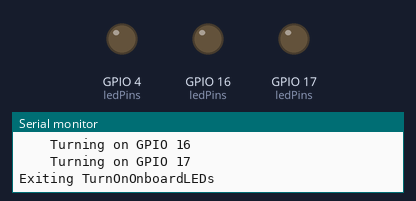
Bench run of a sketch on a simulated ESP32. On the bench: output pins drawn as LEDs (lit = HIGH), the last lines printed to the serial monitor.

Above: at 2.17 s.
At 3.1 s:
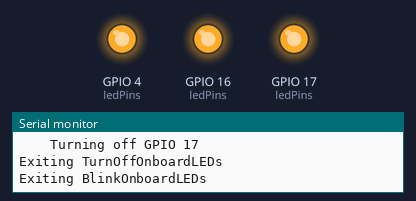
Timing chart, 0 to 5.0 s (numbered marks = the images above):
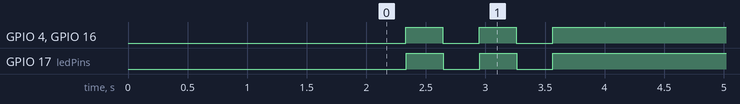

Measured:
- by itself, GPIO 4 (ledPins), GPIO 16 (ledPins), GPIO 17 (ledPins): alternates HIGH for 0.31 s and LOW for 0.31 s, 5 changes in all, then stays HIGH

The sketch:

cyd01.ino
```cpp
#include "logging.h"
#include "leds.h"
#include "code.h"

void setup()
{
    InitializeSerialCommunication("SKETCH CYD01");
    InitializeOnboardLEDs();
    exitfunction("setup");
}

void loop()
{
    // Seriously DO NOT ENABLE THESE or you will just
    // get a constantly scrolling Serial Monitor
    // window printing the entering/exiting
    // statements
    //
    // enterfunction("loop");

    // Blink so we have a visual clue that the
    // sketch ran in case the display isn't
    // used or isn't working.
    if (blinkflag)
    {
        BlinkOnboardLEDs();
        blinkctr++;

        if (blinkctr >= 3)
        {
            blinkflag = false;
        }

        delay(300);
    }

    // See warning above enterfunction()
    // exitfunction("loop");
}
```

code.h
```cpp
void InitializeSerialCommunication(const char* title)
{
    Serial.begin(115200);

    // Wait for the serial port to connect so the Serial Monitor printouts work consistently
    // This may not be necessary on Windows or Linux but with my Macbook Air M3 (2024) it is.
    delay(2000);

    logit("");  // insert a newline after the random garbage that gets printed on connection/powerup

    logheader(title);
    loglevel++;  // would normally be part of the call to enterfunction for InitializeSerialCommunication()

    logit("####### Done initializing serial communication. ################################");
    exitfunction("InitializeSerialCommunication");
}
```

leds.h
```cpp
// This is strictly the LEDs built into the CYD board,
// useful for making sure sketches are running, that
// the board works, etc.

int blinkctr = 0;
int ledPins[] = { 4, 16, 17 };

bool blinkflag = true;

void InitializeOnboardLEDs(void)
{
    enterfunction("InitializeOnboardLEDs");

    // set up onboard LED pins so we can get visual feedback that at least that much is working
    for (int p : ledPins)
    {
        pinMode(p, OUTPUT);
    }

    exitfunction("InitializeOnboardLEDs");
}

void TurnOnOnboardLEDs(void)
{
    enterfunction("TurnOnOnboardLEDs");

    for (int p : ledPins)
    {
        logit("Turning on GPIO %d", p);
        digitalWrite(p, LOW);
    }

    exitfunction("TurnOnOnboardLEDs");
}

void TurnOffOnboardLEDs(void)
{
    enterfunction("TurnOffOnboardLEDs");

    for (int p : ledPins)
    {
        logit("Turning off GPIO %d", p);
        digitalWrite(p, HIGH);
    }

    exitfunction("TurnOffOnboardLEDs");
}

void BlinkOnboardLEDs(void)
{
    enterfunction("BlinkOnboardLEDs");

    TurnOnOnboardLEDs();
    delay(300);
    TurnOffOnboardLEDs();

    exitfunction("BlinkOnboardLEDs");
}
```

logging.h
```cpp
// Define DEBUG true to enable debug output,
// or comment it out/set to false to disable it and save memory/processing time.
#if !defined(DEBUGMODE)
#define DEBUGMODE true
#endif

int loglevel = 0;

#if DEBUGMODE

void logheader(const char* title)
{
    int i = strlen(title);
    i += 12;  // some padding on each side

    for (int x = 0; x < i - 1; x++)
    {
        Serial.print("=");
    }
    Serial.println("=");

    Serial.print("      ");  // padding left
    Serial.print(title);
    Serial.println("      ");  // padding right

    for (int x = 0; x < i - 1; x++)
    {
        Serial.print("=");
    }
    Serial.println("=");
}

void printindent(void)
{
    for (int ctr = 1; ctr <= loglevel; ctr++)
    {
        Serial.print("    ");
    }
}

void incrementindent()
{
    loglevel++;
}

void decrementindent()
{
    loglevel--;
}

// == == == == == == ==== == == == == == ==
// from https:  //arduino.stackexchange.com/questions/56517/formatting-strings-in-arduino-for-output
// by Jan Turoň - https:  //arduino.stackexchange.com/users/28317/jan-turo%c5%88
// I renamed it to logit() and added printindent();
#include <stdarg.h>
//void Serialprintln(const char* input...)
void logit(const char* input...)
{
    printindent();

    va_list args;
    va_start(args, input);
    for (const char* i = input; *i != 0; ++i)
    {
        if (*i != '%')
        {
            Serial.print(*i);
            continue;
        }
        switch (*(++i))
        {
            case '%': Serial.print('%'); break;
            case 's': Serial.print(va_arg(args, char*)); break;
            case 'd': Serial.print(va_arg(args, int), DEC); break;
            case 'b': Serial.print(va_arg(args, int), BIN); break;
            case 'o': Serial.print(va_arg(args, int), OCT); break;
            case 'x': Serial.print(va_arg(args, int), HEX); break;
            case 'f': Serial.print(va_arg(args, double), 2); break;
        }
    }
    Serial.println();
    va_end(args);
}
void logitnonewline(const char* input...)
{
    printindent();

    va_list args;
    va_start(args, input);
    for (const char* i = input; *i != 0; ++i)
    {
        if (*i != '%')
        {
            Serial.print(*i);
            continue;
        }
        switch (*(++i))
        {
            case '%': Serial.print('%'); break;
            case 's': Serial.print(va_arg(args, char*)); break;
            case 'd': Serial.print(va_arg(args, int), DEC); break;
            case 'b': Serial.print(va_arg(args, int), BIN); break;
            case 'o': Serial.print(va_arg(args, int), OCT); break;
            case 'x': Serial.print(va_arg(args, int), HEX); break;
            case 'f': Serial.print(va_arg(args, double), 2); break;
        }
    }
    // Serial.println();
    va_end(args);
}
void logitnoindent(const char* input...)
{
    va_list args;
    va_start(args, input);
    for (const char* i = input; *i != 0; ++i)
    {
        if (*i != '%')
        {
            Serial.print(*i);
            continue;
        }
        switch (*(++i))
        {
            case '%': Serial.print('%'); break;
            case 's': Serial.print(va_arg(args, char*)); break;
            case 'd': Serial.print(va_arg(args, int), DEC); break;
            case 'b': Serial.print(va_arg(args, int), BIN); break;
            case 'o': Serial.print(va_arg(args, int), OCT); break;
            case 'x': Serial.print(va_arg(args, int), HEX); break;
            case 'f': Serial.print(va_arg(args, double), 2); break;
        }
    }
    Serial.println();
    va_end(args);
}
// == == == == == == ==== == == == == == ==

void enterfunction(const char* x)
{
    logit("Entering %s", x);
    incrementindent();
}

void exitfunction(const char* x)
{
    decrementindent();
    logit("Exiting %s", x);
}

void showmemstats(void)
{
    logit("Total heap:  %d", ESP.getHeapSize());
    logit("Free heap:   %d", ESP.getFreeHeap());
    logit("Total PSRAM: %d", ESP.getPsramSize());
    logit("Free PSRAM:  %d", ESP.getFreePsram());
}
#else

// Don't take up any memory or processing for production.
#define logit(x)
#define logitnonewline(x)
#define logitnoindent(x)
#define enterfunction(x)
#define exitfunction(x)
#define incrementindent()
#define decrementindent()
#define printindent()
#define showmemstats()
#define logheader(x)
#endif
```
